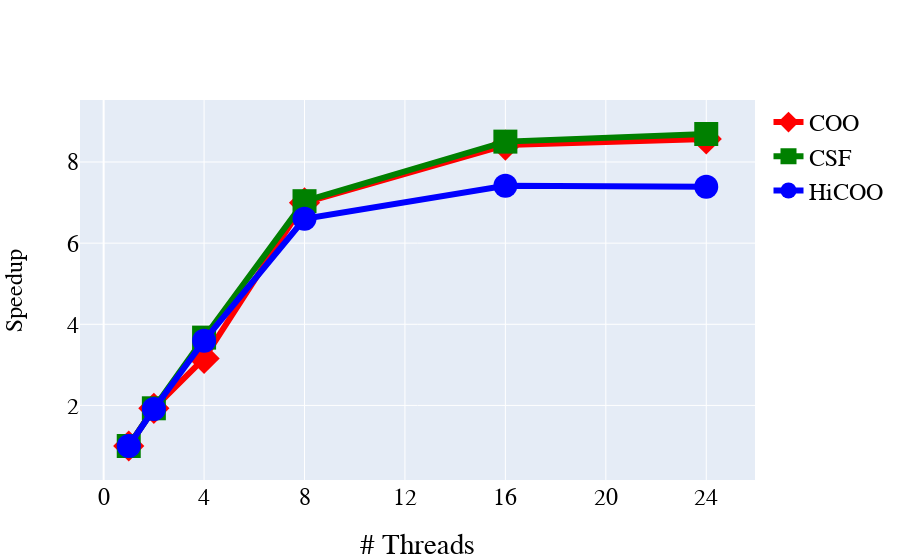

The notebook cell this image was saved under:
### Code cell
import pandas as pd
import plotly.offline as py
import plotly.graph_objs as go

%matplotlib inline

py.init_notebook_mode(connected=True)

df = pd.read_csv('/home/edavis/Work/VarDevEddie/scripts/data/poster_data.csv')

nthreads = df['nThreads'].unique()
formats = df['Format'].unique()
tensor = 'avg'
sub = df.loc[df['Tensor'] == tensor]
symbols = ['diamond', 'square', 'circle']
colors = ['red', 'green', 'blue']
xcol = 'nThreads'
ycol = 'Speedup'
msize = 24
lsize = 6
fname = 'Arial'
fcolor = 'black'
fsize = 24
dashes = ''

data = []
for j in range(len(formats)):
    ser = sub.loc[sub['Format'] == formats[j]]

    # Create a trace
    trace = go.Scatter(
        x=ser[xcol],
        y=ser[ycol],
        name=formats[j],
        marker=dict(
            symbol=symbols[j],
            size=msize
        ),
        mode='lines+markers',
        line=dict(
            color=colors[j],
            width=lsize,
            #dash=dashes
        )
    )

    data.append(trace)

legendpos = (0.6, 1.0)

# Edit the layout
layout = dict(
    font=dict(family=fname, size=fsize, color=fcolor),
    title='', #'Thread Scalability',
    #legend=dict(x=legendpos[0], y=legendpos[1]),
    #margin=go.Margin(l=100),
    xaxis=dict(
        title='# Threads',
        #type='log',
        autorange=True,
        #range=[3, 30],
        dtick=4
    ),
    yaxis=dict(
        title='Speedup',
        #title='Time Reduction (s)',
        #type='log',
        autorange=True,
        dtick=2,
        #range=[-0.8,0.8],
        #range=[0, 0.5],
        tickprefix='   ',
        tickfont=dict(
            family=fname,
            size=fsize),
        titlefont=dict(
            family=fname,
            size=fsize)
    )
)

fig = go.Figure(data=data, layout=layout)
py.iplot(fig, filename='tns_format_scale')

### Figure 1 — Plotly figure (JSON) as saved in the notebook; plotly's stock layout.template omitted (floating-point values rounded to 4 significant figures)
{"data": [{"line": {"color": "red", "width": 6}, "marker": {"size": 24, "symbol": "diamond"}, "mode": "lines+markers", "name": "COO", "type": "scatter", "x": [1, 2, 4, 8, 16, 24], "y": [1, 1.929, 3.159, 6.996, 8.418, 8.568]}, {"line": {"color": "green", "width": 6}, "marker": {"size": 24, "symbol": "square"}, "mode": "lines+markers", "name": "CSF", "type": "scatter", "x": [1, 2, 4, 8, 16, 24], "y": [1, 1.93, 3.671, 7.034, 8.502, 8.69]}, {"line": {"color": "blue", "width": 6}, "marker": {"size": 24, "symbol": "circle"}, "mode": "lines+markers", "name": "HiCOO", "type": "scatter", "x": [1, 2, 4, 8, 16, 24], "y": [1, 1.912, 3.595, 6.602, 7.415, 7.392]}], "layout": {"font": {"color": "black", "family": "Arial", "size": 24}, "title": {"text": ""}, "xaxis": {"autorange": true, "dtick": 4, "title": {"text": "# Threads"}}, "yaxis": {"autorange": true, "dtick": 2, "tickfont": {"family": "Arial", "size": 24}, "tickprefix": "   ", "title": {"font": {"family": "Arial", "size": 24}, "text": "Speedup"}}}}
